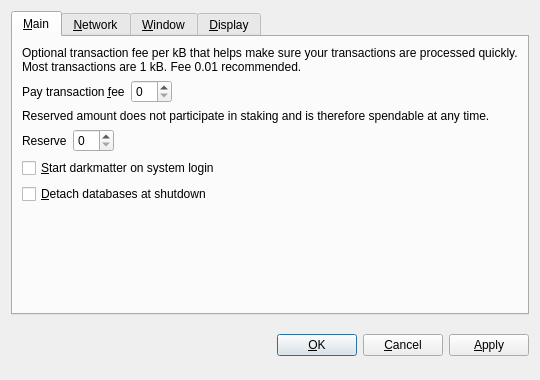
<?xml version="1.0" encoding="UTF-8"?>
<ui version="4.0">
 <class>OptionsDialog</class>
 <widget class="QDialog" name="OptionsDialog">
  <property name="geometry">
   <rect>
    <x>0</x>
    <y>0</y>
    <width>540</width>
    <height>380</height>
   </rect>
  </property>
  <property name="windowTitle">
   <string>Options</string>
  </property>
  <property name="modal">
   <bool>true</bool>
  </property>
  <layout class="QVBoxLayout" name="verticalLayout">
   <item>
    <widget class="QTabWidget" name="tabWidget">
     <property name="tabPosition">
      <enum>QTabWidget::North</enum>
     </property>
     <property name="currentIndex">
      <number>0</number>
     </property>
     <widget class="QWidget" name="tabMain">
      <attribute name="title">
       <string>&amp;Main</string>
      </attribute>
      <layout class="QVBoxLayout" name="verticalLayout_Main">
       <item>
        <widget class="QLabel" name="transactionFeeInfoLabel">
         <property name="text">
          <string>Optional transaction fee per kB that helps make sure your transactions are processed quickly. Most transactions are 1 kB. Fee 0.01 recommended.</string>
         </property>
         <property name="textFormat">
          <enum>Qt::PlainText</enum>
         </property>
         <property name="wordWrap">
          <bool>true</bool>
         </property>
        </widget>
       </item>
       <item>
        <layout class="QHBoxLayout" name="horizontalLayoutFee">
         <item>
          <widget class="QLabel" name="transactionFeeLabel">
           <property name="text">
            <string>Pay transaction &amp;fee</string>
           </property>
           <property name="textFormat">
            <enum>Qt::PlainText</enum>
           </property>
           <property name="buddy">
            <cstring>transactionFee</cstring>
           </property>
          </widget>
         </item>
         <item>
          <widget class="BitcoinAmountField" name="transactionFee"/>
         </item>
         <item>
          <spacer name="horizontalSpacerFee">
           <property name="orientation">
            <enum>Qt::Horizontal</enum>
           </property>
           <property name="sizeHint" stdset="0">
            <size>
             <width>40</width>
             <height>20</height>
            </size>
           </property>
          </spacer>
         </item>
        </layout>
       </item>
       <item>
        <widget class="QLabel" name="reserveBalanceInfoLabel">
         <property name="text">
          <string>Reserved amount does not participate in staking and is therefore spendable at any time.</string>
         </property>
         <property name="textFormat">
          <enum>Qt::PlainText</enum>
         </property>
         <property name="wordWrap">
          <bool>true</bool>
         </property>
        </widget>
       </item>
       <item>
        <layout class="QHBoxLayout" name="horizontalLayoutReserveBalance">
         <item>
          <widget class="QLabel" name="reserveBalanceLabel">
           <property name="text">
            <string>Reserve</string>
           </property>
           <property name="textFormat">
            <enum>Qt::PlainText</enum>
           </property>
           <property name="buddy">
            <cstring>reserveBalance</cstring>
           </property>
          </widget>
         </item>
         <item>
          <widget class="BitcoinAmountField" name="reserveBalance"/>
         </item>
         <item>
          <spacer name="horizontalSpacerReserveBalance">
           <property name="orientation">
            <enum>Qt::Horizontal</enum>
           </property>
           <property name="sizeHint" stdset="0">
            <size>
             <width>40</width>
             <height>20</height>
            </size>
           </property>
          </spacer>
         </item>
        </layout>
       </item>
       <item>
        <widget class="QCheckBox" name="bitcoinAtStartup">
         <property name="toolTip">
          <string>Automatically start darkmatter after logging in to the system.</string>
         </property>
         <property name="text">
          <string>&amp;Start darkmatter on system login</string>
         </property>
        </widget>
       </item>
       <item>
        <widget class="QCheckBox" name="detachDatabases">
         <property name="toolTip">
          <string>Detach block and address databases at shutdown. This means they can be moved to another data directory, but it slows down shutdown. The wallet is always detached.</string>
         </property>
         <property name="text">
          <string>&amp;Detach databases at shutdown</string>
         </property>
        </widget>
       </item>
       <item>
        <spacer name="verticalSpacer_Main">
         <property name="orientation">
          <enum>Qt::Vertical</enum>
         </property>
         <property name="sizeHint" stdset="0">
          <size>
           <width>20</width>
           <height>40</height>
          </size>
         </property>
        </spacer>
       </item>
      </layout>
     </widget>
     <widget class="QWidget" name="tabNetwork">
      <attribute name="title">
       <string>&amp;Network</string>
      </attribute>
      <layout class="QVBoxLayout" name="verticalLayout_Network">
       <item>
        <widget class="QCheckBox" name="mapPortUpnp">
         <property name="toolTip">
          <string>Automatically open the darkmatter client port on the router. This only works when your router supports UPnP and it is enabled.</string>
         </property>
         <property name="text">
          <string>Map port using &amp;UPnP</string>
         </property>
        </widget>
       </item>
       <item>
        <widget class="QCheckBox" name="connectSocks">
         <property name="toolTip">
          <string>Connect to the darkmatter network through a SOCKS proxy (e.g. when connecting through Tor).</string>
         </property>
         <property name="text">
          <string>&amp;Connect through SOCKS proxy:</string>
         </property>
        </widget>
       </item>
       <item>
        <layout class="QHBoxLayout" name="horizontalLayout_Network">
         <item>
          <widget class="QLabel" name="proxyIpLabel">
           <property name="text">
            <string>Proxy &amp;IP:</string>
           </property>
           <property name="textFormat">
            <enum>Qt::PlainText</enum>
           </property>
           <property name="buddy">
            <cstring>proxyIp</cstring>
           </property>
          </widget>
         </item>
         <item>
          <widget class="QValidatedLineEdit" name="proxyIp">
           <property name="maximumSize">
            <size>
             <width>140</width>
             <height>16777215</height>
            </size>
           </property>
           <property name="toolTip">
            <string>IP address of the proxy (e.g. 127.0.0.1)</string>
           </property>
          </widget>
         </item>
         <item>
          <widget class="QLabel" name="proxyPortLabel">
           <property name="text">
            <string>&amp;Port:</string>
           </property>
           <property name="textFormat">
            <enum>Qt::PlainText</enum>
           </property>
           <property name="buddy">
            <cstring>proxyPort</cstring>
           </property>
          </widget>
         </item>
         <item>
          <widget class="QLineEdit" name="proxyPort">
           <property name="maximumSize">
            <size>
             <width>55</width>
             <height>16777215</height>
            </size>
           </property>
           <property name="toolTip">
            <string>Port of the proxy (e.g. 9050)</string>
           </property>
          </widget>
         </item>
         <item>
          <widget class="QLabel" name="socksVersionLabel">
           <property name="text">
            <string>SOCKS &amp;Version:</string>
           </property>
           <property name="textFormat">
            <enum>Qt::PlainText</enum>
           </property>
           <property name="buddy">
            <cstring>socksVersion</cstring>
           </property>
          </widget>
         </item>
         <item>
          <widget class="QValueComboBox" name="socksVersion">
           <property name="toolTip">
            <string>SOCKS version of the proxy (e.g. 5)</string>
           </property>
          </widget>
         </item>
         <item>
          <spacer name="horizontalSpacer_Network">
           <property name="orientation">
            <enum>Qt::Horizontal</enum>
           </property>
           <property name="sizeHint" stdset="0">
            <size>
             <width>40</width>
             <height>20</height>
            </size>
           </property>
          </spacer>
         </item>
        </layout>
       </item>
       <item>
        <spacer name="verticalSpacer_Network">
         <property name="orientation">
          <enum>Qt::Vertical</enum>
         </property>
         <property name="sizeHint" stdset="0">
          <size>
           <width>20</width>
           <height>40</height>
          </size>
         </property>
        </spacer>
       </item>
      </layout>
     </widget>
     <widget class="QWidget" name="tabWindow">
      <attribute name="title">
       <string>&amp;Window</string>
      </attribute>
      <layout class="QVBoxLayout" name="verticalLayout_Window">
       <item>
        <widget class="QCheckBox" name="minimizeToTray">
         <property name="toolTip">
          <string>Show only a tray icon after minimizing the window.</string>
         </property>
         <property name="text">
          <string>&amp;Minimize to the tray instead of the taskbar</string>
         </property>
        </widget>
       </item>
       <item>
        <widget class="QCheckBox" name="minimizeOnClose">
         <property name="toolTip">
          <string>Minimize instead of exit the application when the window is closed. When this option is enabled, the application will be closed only after selecting Quit in the menu.</string>
         </property>
         <property name="text">
          <string>M&amp;inimize on close</string>
         </property>
        </widget>
       </item>
       <item>
        <spacer name="verticalSpacer_Window">
         <property name="orientation">
          <enum>Qt::Vertical</enum>
         </property>
         <property name="sizeHint" stdset="0">
          <size>
           <width>20</width>
           <height>40</height>
          </size>
         </property>
        </spacer>
       </item>
      </layout>
     </widget>
     <widget class="QWidget" name="tabDisplay">
      <attribute name="title">
       <string>&amp;Display</string>
      </attribute>
      <layout class="QVBoxLayout" name="verticalLayout_Display">
       <item>
        <layout class="QHBoxLayout" name="horizontalLayout_1_Display">
         <item>
          <widget class="QLabel" name="langLabel">
           <property name="text">
            <string>User Interface &amp;language:</string>
           </property>
           <property name="textFormat">
            <enum>Qt::PlainText</enum>
           </property>
           <property name="buddy">
            <cstring>lang</cstring>
           </property>
          </widget>
         </item>
         <item>
          <widget class="QValueComboBox" name="lang">
           <property name="toolTip">
            <string>The user interface language can be set here. This setting will take effect after restarting darkmatter.</string>
           </property>
          </widget>
         </item>
        </layout>
       </item>
       <item>
        <layout class="QHBoxLayout" name="horizontalLayout_2_Display">
         <item>
          <widget class="QLabel" name="unitLabel">
           <property name="text">
            <string>&amp;Unit to show amounts in:</string>
           </property>
           <property name="textFormat">
            <enum>Qt::PlainText</enum>
           </property>
           <property name="buddy">
            <cstring>unit</cstring>
           </property>
          </widget>
         </item>
         <item>
          <widget class="QValueComboBox" name="unit">
           <property name="toolTip">
            <string>Choose the default subdivision unit to show in the interface and when sending coins.</string>
           </property>
          </widget>
         </item>
        </layout>
       </item>
       <item>
        <widget class="QCheckBox" name="displayAddresses">
         <property name="toolTip">
          <string>Whether to show darkmatter addresses in the transaction list or not.</string>
         </property>
         <property name="text">
          <string>&amp;Display addresses in transaction list</string>
         </property>
        </widget>
       </item>
       <item>
        <widget class="QCheckBox" name="coinControlFeatures">
         <property name="toolTip">
          <string>Whether to show coin control features or not.</string>
         </property>
         <property name="text">
          <string>Display coin &amp;control features (experts only!)</string>
         </property>
        </widget>
       </item>
       <item>
        <spacer name="verticalSpacer_Display">
         <property name="orientation">
          <enum>Qt::Vertical</enum>
         </property>
         <property name="sizeHint" stdset="0">
          <size>
           <width>20</width>
           <height>40</height>
          </size>
         </property>
        </spacer>
       </item>
      </layout>
     </widget>
    </widget>
   </item>
   <item>
    <layout class="QHBoxLayout" name="horizontalLayout_Buttons">
     <item>
      <spacer name="horizontalSpacer_1">
       <property name="orientation">
        <enum>Qt::Horizontal</enum>
       </property>
       <property name="sizeHint" stdset="0">
        <size>
         <width>40</width>
         <height>48</height>
        </size>
       </property>
      </spacer>
     </item>
     <item>
      <widget class="QLabel" name="statusLabel">
       <property name="font">
        <font>
         <weight>75</weight>
         <bold>true</bold>
        </font>
       </property>
       <property name="text">
        <string/>
       </property>
       <property name="textFormat">
        <enum>Qt::PlainText</enum>
       </property>
       <property name="wordWrap">
        <bool>true</bool>
       </property>
      </widget>
     </item>
     <item>
      <spacer name="horizontalSpacer_2">
       <property name="orientation">
        <enum>Qt::Horizontal</enum>
       </property>
       <property name="sizeHint" stdset="0">
        <size>
         <width>40</width>
         <height>48</height>
        </size>
       </property>
      </spacer>
     </item>
     <item>
      <widget class="QPushButton" name="okButton">
       <property name="text">
        <string>&amp;OK</string>
       </property>
      </widget>
     </item>
     <item>
      <widget class="QPushButton" name="cancelButton">
       <property name="text">
        <string>&amp;Cancel</string>
       </property>
       <property name="autoDefault">
        <bool>false</bool>
       </property>
      </widget>
     </item>
     <item>
      <widget class="QPushButton" name="applyButton">
       <property name="text">
        <string>&amp;Apply</string>
       </property>
       <property name="autoDefault">
        <bool>false</bool>
       </property>
      </widget>
     </item>
    </layout>
   </item>
  </layout>
 </widget>
 <customwidgets>
  <customwidget>
   <class>BitcoinAmountField</class>
   <extends>QSpinBox</extends>
   <header>bitcoinamountfield.h</header>
  </customwidget>
  <customwidget>
   <class>QValueComboBox</class>
   <extends>QComboBox</extends>
   <header>qvaluecombobox.h</header>
  </customwidget>
  <customwidget>
   <class>QValidatedLineEdit</class>
   <extends>QLineEdit</extends>
   <header>qvalidatedlineedit.h</header>
  </customwidget>
 </customwidgets>
 <resources/>
 <connections/>
</ui>
